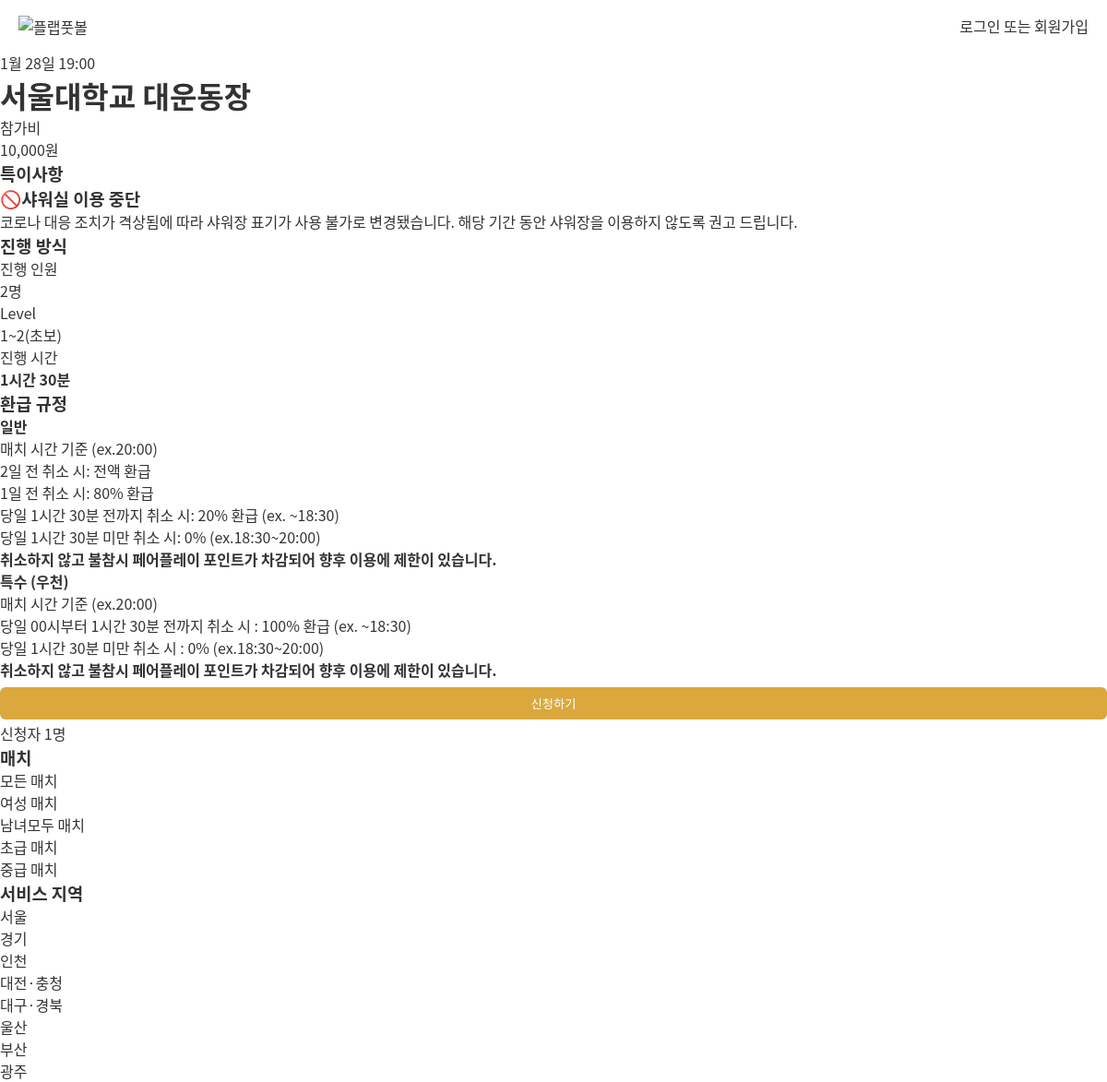
Page /9/ on the committed database.
### todo_app/models.py (models this page shows, shortened)
class Todo(models.Model):
    city_choices={
        ('서울',"서울"),
        ('경기',"경기"),
        ('인천',"인천"),
        ('대전,충청',"대전,충청"),
        ('대구,경북',"대구,경북"),
        ('부산',"부산"),
        ('울산',"울산"),
        ('광주',"광주"),
    }
    level_choices={
        ("1~5(전체)","1~5(전체)"),
        ('1~2(초보)',"1~2(초보)"),
        ('3~4(중수)',"3~4(중수)"),
        ('5(고수)',"5(고수)"),
    }
    sex_choices={
        ('남녀모두',"남녀모두"),
        ('남자만',"남자만"),
        ('여자만',"여자만"),
    }
    time_choices={
        ('09:00','09:00'),
        ('11:00','11:00'),
        ("13:00","13:00"),
        ('15:00','15:00'),
        ('17:00','17:00'),
        ("19:00","19:00"),
        ('21:00','21:00'),
    }
    objects=models.Manager
    title=models.CharField(max_length=100)  #정확한 주소
    sex=models.CharField(max_length=80,choices=sex_choices,null=True)  #성별
    city=models.CharField(max_length=80,choices=city_choices,null=True)  #도시
    level=models.CharField(max_length=80,choices=level_choices,null=True)  #수준
    now_date = models.DateTimeField(auto_now_add=True)  #현재시간
    schedule = models.DateField(blank=True,null=True)  #일정
    number=models.IntegerField(default=0) #인원수
    time=models.CharField(max_length=80,choices=time_choices,null=True)  #도시
    user=models.CharField(max_length=100,null=True)
    apply = models.ManyToManyField(settings.AUTH_USER_MODEL,blank=True, related_name='apply')

### todo_app/views.py (the view)
# urls.py: path('<int:todo_id>/',views.detailTodo,name="detailTodo"),
def detailTodo(request, todo_id):
    todo = get_object_or_404(Todo, pk=todo_id)
    return render(request, 'todo_app/detail.html', {'todo': todo})

### todo_app/templates/todo_app/detail.html (shortened to what this page needs)
{% extends 'base.html' %}
{%block content%}
<div id="app">
    <div class="contentWrapper matchDetail">
        <div class="matchWrap">
            <div class="sectionWrap">
                <div class="stadSec">
                    <div class="matchTime">
                        <p>{{ todo.schedule | date:'n월 j일' }} {{ todo.time }}</p>
                    </div>
                    <div class="matchPlace">
                        <h1 class="txtH w700h"><a></a>{{ todo.title }}</a></h1>
                    </div>
                    <div id="matchDetailApp" class="match-info__fee">
                        <div class="matchFee"><span>참가비</span>
                            <p>10,000원</p>
                        </div>
                    </div>
                </div>
                <div id="matchLevel" class="stadSec">
                    <div class="titleWrap">
                        <h3>특이사항</h3>
                    </div>
                    <div class="match-detail__notice corona19-shower">
                        <h3>🚫샤워실 이용 중단</h3>
                        <p>코로나 대응 조치가 격상됨에 따라 샤워장 표기가 사용 불가로 변경됐습니다. 해당 기간 동안 샤워장을 이용하지 않도록 권고 드립니다.</p>
                    </div>
                </div>
                <div class="stadSec" id="mnRule">
                    <div class="titleWrap">
                        <h3>진행 방식</h3>
                    </div>
                    <div class="plabfitFeature">
                        <ul>
                            <li>
                                <span>진행 인원</span>
                                <p>{{ todo.number }}명</p>
                            </li>
                            <li>
                                <span>Level</span>
                                <p>{{ todo.level }}</p>
                            </li>
                            <li>
                                <span>진행 시간</span>
                                <p><strong>1시간 30분</strong></p>
                            </li>
                        </ul>
                    </div>
                </div>
                <div class="stadSec" id="mnTerm">
                    <div class="titleWrap">
                        <h3>환급 규정</h3>
                    </div>
                    <div class="stadInner">
                        <ul class="matchRule">
                            <h4>일반</h4>
                            <li>매치 시간 기준 (ex.20:00)</li>
                            <li>2일 전 취소 시: 전액 환급</li>
                            <li>1일 전 취소 시: 80% 환급</li>
                            <li>당일 1시간 30분 전까지 취소 시: 20% 환급 (ex. ~18:30)</li>
                            <li>당일 1시간 30분 미만 취소 시: 0% (ex.18:30~20:00)</li>
                            <p><strong>취소하지 않고 불참시 페어플레이 포인트가 차감되어 향후 이용에 제한이 있습니다.</strong></p>
                        </ul>
                        <ul class="matchRule">
                            <h4>특수 (우천)</h4>
                            <li>매치 시간 기준 (ex.20:00)</li>
                            <li>당일 00시부터 1시간 30분 전까지 취소 시 : 100% 환급 (ex. ~18:30)</li>
                            <li>당일 1시간 30분 미만 취소 시 : 0% (ex.18:30~20:00)</li>
                            <p><strong>취소하지 않고 불참시 페어플레이 포인트가 차감되어 향후 이용에 제한이 있습니다.</strong></p>
                        </ul>
                    </div>
                </div>
                <div id="matchApply">
                    <div class="letsPlab">
                        <div class="lpWrapper">
                            <div>
                                <input type="button" class="btn btn-info btn-sm like" name="{{ todo.id }}" value="신청하기"
                                  style="margin-top: 7px">
                                <p id="count-{{ todo.id }}" style="font:bold 1em; margin-top: 3px">
                                  신청자&nbsp;{{ todo.apply.all.count }}명</p>
                              </div>
                        </div>
                    </div>
                </div>
            </div>
        </div>
    </div>
</div>
{% endblock content %}

### templates/base.html (style rules this page uses)
#app { margin: 0 auto; background-color: white; }
body, html { margin: 0; font-family: 'Apple SD Gothic Neo', 'Noto Sans CJK KR', 'Malgun Gothic', 'dotum', 'gulim', sans-serif; color: #333; background-color: white; width: 100%; height: 100%; transition: 0.25s; -webkit-transition: 0.25s; -moz-transition: 0.25s; -o-transition: 0.25s; }
html, body, div, span, applet, object, iframe, h1, h2, h3, h4, h5, h6, p, blockquote, pre, a, abbr, acronym, address, big, cite, code, del, dfn, em, img, ins, kbd, q, s, samp, small, strike, strong, sub, sup, tt, var, b, u, i, center, dl, dt, dd, ol, ul, li, fieldset, form, label, legend, table, caption, tbody, tfoot, thead, tr, th, td, article, aside, canvas, details, embed, figure, figcaption, footer, header, hgroup, menu, nav, output, ruby, section, summary, time, mark, audio, video { margin: 0; padding: 0; border: 0; vertical-align: baseline; }
.btn { width: 100%; background-color:rgb(218, 168, 60); color: white; border-radius: 6px; border: none; box-shadow: none; padding: 8px 5px; -webkit-transition: background-color 0.3s ease-out; -moz-transition: background-color 0.3s ease-out; -o-transition: background-color 0.3s ease-out; transition: background-color 0.3s ease-out; -webkit-appearance: none; display: block; text-align: center; cursor: pointer; }
ol, ul, li { list-style: none; }

### rows in the picture
Todo: schedule "1월 28일", time "19:00", title "서울대학교 대운동장", number "2", level "1~2(초보)", apply.all.count "1"
